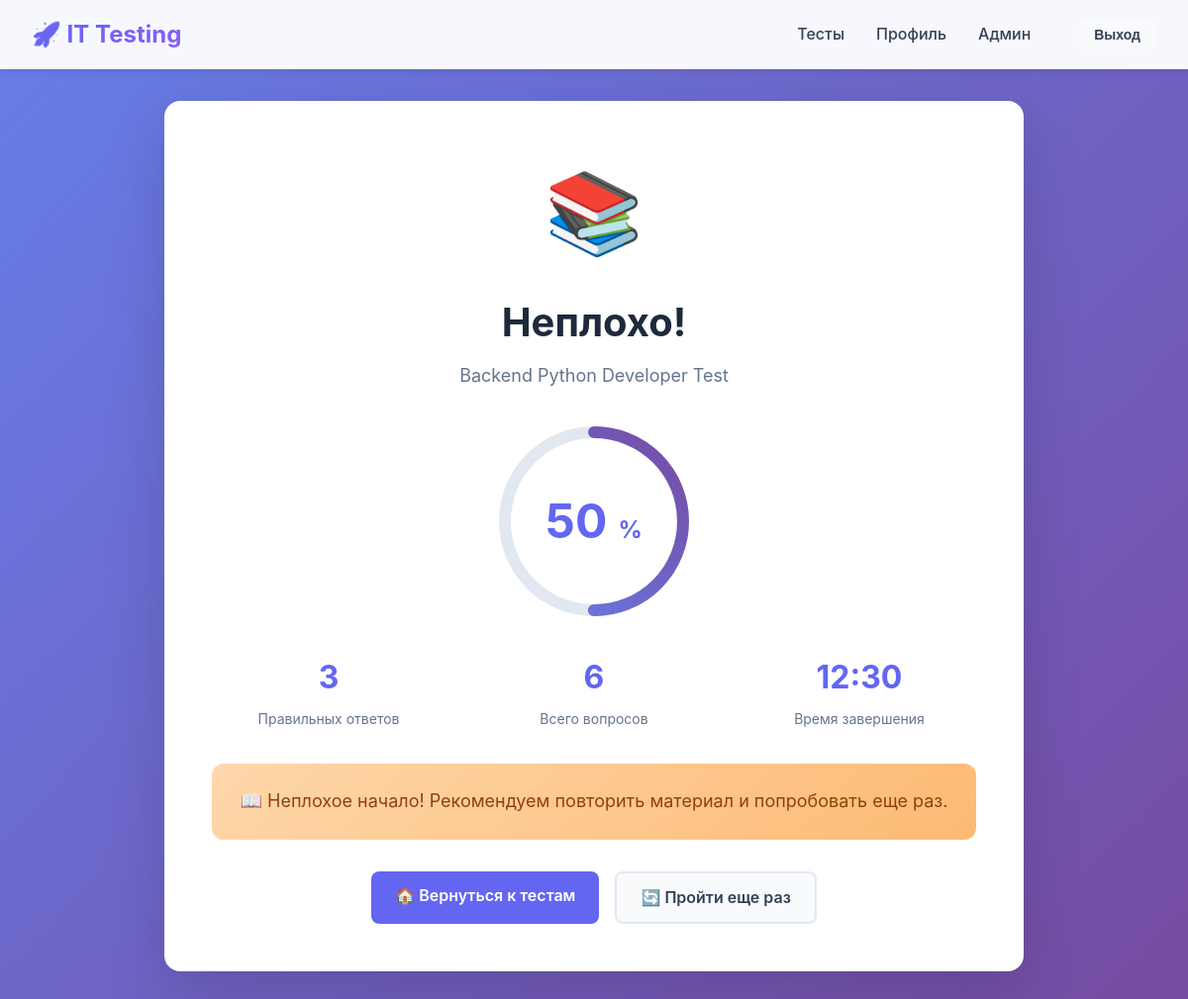
Page /test/4/result/4/ (signed in) on the committed database.
### myapp/models.py (models this page shows, shortened)
class Test(models.Model):
    SPECIALIZATION_CHOICES = (
        ('backend', 'Backend'),
        ('frontend', 'Frontend'),
        ('qa', 'QA'),
        ('fullstack', 'Fullstack'),
        ('devops', 'DevOps'),
    )
    title = models.CharField(max_length=200, verbose_name="Название теста")
    description = models.TextField(verbose_name="Описание")
    specialization = models.CharField(
        max_length=50,
        choices=SPECIALIZATION_CHOICES,
        default='backend',
        verbose_name="Специализация"
    )
    time_limit_minutes = models.IntegerField(default=60, verbose_name="Лимит времени (минуты)")
    created_at = models.DateTimeField(auto_now_add=True, verbose_name="Дата создания")
    is_active = models.BooleanField(default=True, verbose_name="Активен")
    class Meta:
        verbose_name = "Тест"
        verbose_name_plural = "Тесты"
        ordering = ['-created_at']

class TestResult(models.Model):
    test = models.ForeignKey(Test, on_delete=models.CASCADE, verbose_name="Тест")
    user = models.ForeignKey(
        User,
        on_delete=models.SET_NULL,
        null=True,
        blank=True,
        verbose_name="Пользователь"
    )
    candidate_name = models.CharField(
        max_length=200,
        blank=True,
        verbose_name="Имя кандидата"
    )
    score = models.IntegerField(verbose_name="Количество правильных ответов")
    total_questions = models.IntegerField(verbose_name="Всего вопросов")
    timestamp = models.DateTimeField(auto_now_add=True, verbose_name="Дата и время прохождения")
    time_spent_minutes = models.IntegerField(
        default=0,
        verbose_name="Затрачено времени (минуты)"
    )
    class Meta:
        verbose_name = "Результат теста"
        verbose_name_plural = "Результаты тестов"
        ordering = ['-timestamp']
    @property
    def percentage_score(self):
        if self.total_questions > 0:
            return round((self.score / self.total_questions) * 100, 2)
        return 0

### myapp/views.py (the view)
# urls.py: path('test/<int:pk>/result/<int:result_pk>/', views.test_result, name='test_result'),
@login_required
def test_result(request, pk, result_pk):
    test = get_object_or_404(Test, pk=pk)
    result = get_object_or_404(TestResult, pk=result_pk, user=request.user)
    code_submissions = result.code_submissions.select_related('question').all()
    return render(request, 'myapp/test_result.html', {
        'test': test,
        'result': result,
        'code_submissions': code_submissions
    })

### myapp/templates/myapp/test_result.html (shortened to what this page needs)
{% extends 'myapp/base.html' %}
{% load static %}
{% block extra_css %}
<link rel="stylesheet" href="{% static 'myapp/css/test_result.css' %}">
{% endblock %}
{% block content %}
<div class="result-container">
    <div class="result-card">
        {% if result.percentage_score >= 80 %}
            <div class="result-icon">🎉</div>
            <h1 class="result-title">Отличный результат!</h1>
        {% elif result.percentage_score >= 60 %}
            <div class="result-icon">👍</div>
            <h1 class="result-title">Хороший результат!</h1>
        {% elif result.percentage_score >= 40 %}
            <div class="result-icon">📚</div>
            <h1 class="result-title">Неплохо!</h1>
        {% else %}
            <div class="result-icon">💪</div>
            <h1 class="result-title">Есть над чем работать</h1>
        {% endif %}
        <p class="result-subtitle">{{ test.title }}</p>
        <div class="score-display">
            <div class="score-circle" data-percentage="{{ result.percentage_score }}">
                <div class="score-text">
                    {{ result.percentage_score|floatformat:0 }}
                    <span class="score-percentage">%</span>
                </div>
            </div>
        </div>
        <div class="stats-grid">
            <div class="stat-item">
                <span class="stat-value">{{ result.score }}</span>
                <span class="stat-label">Правильных ответов</span>
            </div>
            <div class="stat-item">
                <span class="stat-value">{{ result.total_questions }}</span>
                <span class="stat-label">Всего вопросов</span>
            </div>
            <div class="stat-item">
                <span class="stat-value">{{ result.timestamp|date:"H:i" }}</span>
                <span class="stat-label">Время завершения</span>
            </div>
        </div>
        {% if result.percentage_score >= 80 %}
        <div class="result-message excellent">
            🌟 Превосходно! Вы продемонстрировали отличное знание материала. Продолжайте в том же духе!
        </div>
        {% elif result.percentage_score >= 60 %}
        <div class="result-message good">
            ✨ Хороший результат! У вас солидная база знаний. Немного практики - и вы станете экспертом!
        </div>
        {% elif result.percentage_score >= 40 %}
        <div class="result-message average">
            📖 Неплохое начало! Рекомендуем повторить материал и попробовать еще раз.
        </div>
        {% else %}
        <div class="result-message poor">
            💡 Не расстраивайтесь! Это отличная возможность для обучения. Изучите материал и попробуйте снова!
        </div>
        {% endif %}
        <div class="actions">
            <a href="{% url 'test_list' %}" class="btn btn-primary">
                🏠 Вернуться к тестам
            </a>
            <a href="{% url 'test_detail' test.pk %}" class="btn btn-secondary">
                🔄 Пройти еще раз
            </a>
        </div>
    </div>
</div>
{% endblock %}

### myapp/static/myapp/css/test_result.css (style rules this page uses)
.result-container { max-width: 900px; margin: 0 auto; padding: 2rem 1rem; }
.result-card { background: white; border-radius: 16px; padding: 3rem; box-shadow: 0 20px 60px rgba(0, 0, 0, 0.15); text-align: center; }
.result-icon { font-size: 5rem; margin-bottom: 1rem; }
.result-title { font-size: 2.5rem; color: var(--dark); margin-bottom: 0.5rem; }
.result-subtitle { color: var(--text-light); font-size: 1.125rem; margin-bottom: 2rem; }
.score-display { margin: 2rem 0; display: flex; justify-content: center; }
.score-circle { position: relative; width: 200px; height: 200px; }
.score-text { position: absolute; top: 50%; left: 50%; transform: translate(-50%, -50%); font-size: 3rem; font-weight: 700; color: var(--primary); }
.score-percentage { font-size: 1.5rem; }
.stats-grid { display: grid; grid-template-columns: repeat(3, 1fr); gap: 2rem; margin: 2rem 0; }
.stat-item { text-align: center; }
.stat-value { display: block; font-size: 2rem; font-weight: 700; color: var(--primary); margin-bottom: 0.25rem; }
.stat-label { color: var(--text-light); font-size: 0.875rem; }
.result-message { padding: 1.5rem; border-radius: 12px; margin: 2rem 0; font-size: 1.125rem; }
.result-message.average { background: linear-gradient(135deg, #fed7aa, #fdba74); color: #92400e; }
.actions { display: flex; gap: 1rem; justify-content: center; margin-top: 2rem; }

### myapp/templates/myapp/base.html (style rules this page uses)
* { margin: 0; padding: 0; box-sizing: border-box; }
:root { --primary: #6366f1; --primary-dark: #4f46e5; --secondary: #8b5cf6; --success: #10b981; --danger: #ef4444; --warning: #f59e0b; --dark: #1e293b; --light: #f8fafc; --border: #e2e8f0; --text: #334155; --text-light: #64748b; }
body { font-family: -apple-system, BlinkMacSystemFont, 'Segoe UI', Roboto, Oxygen, Ubuntu, Cantarell, sans-serif; background: linear-gradient(135deg, #667eea 0%, #764ba2 100%); min-height: 100vh; color: var(--text); line-height: 1.6; }
.btn { display: inline-block; padding: 0.75rem 1.5rem; border-radius: 8px; font-weight: 600; text-decoration: none; border: none; cursor: pointer; transition: all 0.3s; font-size: 1rem; }
.btn-primary { background: var(--primary); color: white; }
.btn-secondary { background: var(--light); color: var(--text); border: 2px solid var(--border); }

### rows in the picture
Test: title "Backend Python Developer Test"
TestResult: percentage_score "50", score "3", total_questions "6", timestamp "12:30"
